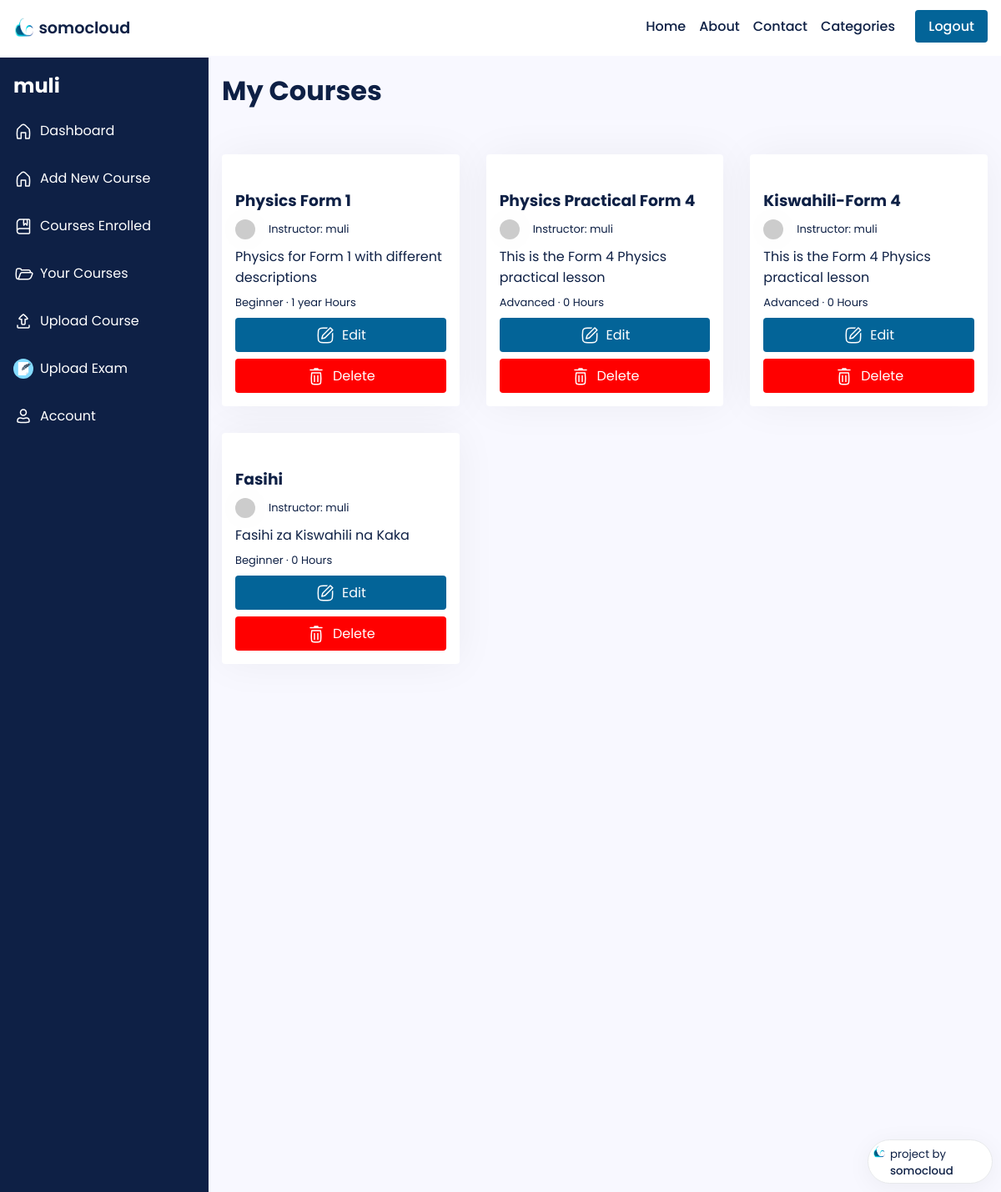
The app's page /dashboard/courses-uploaded/ (signed in) with its own data.
### main/models.py (models this page shows, shortened)
class Course(models.Model):
    LEVEL_CHOICES = [
        ('Beginner', 'Beginner'),
        ('Intermediate', 'Intermediate'),
        ('Advanced', 'Advanced')
    ]
    id = models.AutoField(primary_key=True)
    title = models.CharField(max_length=255)
    slug = models.SlugField(unique=True)
    description = models.TextField()
    course_document = models.FileField(upload_to='course_documents/', blank=True, null=True)
    thumbnail = CloudinaryField('thumbnail', blank=True, null=True)
    featured_video = CloudinaryField('featured_video', blank=True, null=True)
    instructor = models.ForeignKey(User, on_delete=models.CASCADE, related_name='courses', default=None)
    created_at = models.DateTimeField(auto_now_add=True)
    updated_at = models.DateTimeField(auto_now=True)
    level = models.CharField(max_length=20, choices=LEVEL_CHOICES, default='Beginner')
    duration = models.CharField(max_length=10, default='0')
    category = models.CharField(max_length=255, default="uncategorized")
    price = models.DecimalField(max_digits=8, decimal_places=2, default=0.00)
    discount = models.DecimalField(max_digits=5, decimal_places=2, default=0.00)
    requirements = models.TextField(help_text='Enter the requirements for the course, separated by a comma.',
                                    default='')
    content = models.TextField(help_text='Enter the course content, separated by a comma.', default='')
    lesson_title = models.CharField(max_length=255, default='Lesson')
    lesson_video = CloudinaryField('lesson_video', null=True)
    students = models.ManyToManyField(User, related_name='enrolled_courses', blank=True)

### main/views.py (the view)
# urls.py: path('dashboard/courses-uploaded/', views.courses_uploaded, name='courses-uploaded'),
def courses_uploaded(request):
    courses = Course.objects.filter(instructor=request.user)
    return render(request, 'dashboard/courses-uploaded.html', {'courses': courses})

### templates/dashboard/courses-uploaded.html (shortened to what this page needs)
{% extends 'dashboard-base.html' %}
{% load static %}
{% load account %}
{% block content %}
<h1>My Courses</h1>
<div style='margin-bottom: -1rem;' class="courses">
    {% for course in courses %}
    <div class="course">
        <div class="course-thumbnail">
        </div>
        <div class="course-details">
            <a href="{% url 'course_details' instructor=course.instructor slug=course.slug %}"><h3>{{ course.title|slice:":80" }}</h3></a>
            <p style="display: inline-flex; column-gap: 1rem; justify-content: center; align-items: center;" class="instructor">
                <img class="instructor-img" src="https://api.dicebear.com/5.x/shapes/svg?seed={{ course.instructor }}">
                Instructor: {{ course.instructor }}
            </p>
            <p class="course-desc">{{ course.description|slice:":100" }}</p>
            <p class="course-lvl-time">
                {{ course.level }} &middot; {{ course.duration }} Hours
            </p>
            <a style='display: flex; column-gap: .5rem; justify-content: center; align-items: center;' href="/dashboard/{{course.slug}}/course-edit" class="btn enroll-btn">
                Edit
            </a>
            <a style='display: flex; column-gap: .5rem; justify-content: center; align-items: center; margin-top: .5rem; background-color: red' href="/dashboard/{{course.slug}}/delete" class="btn enroll-btn">
                Delete
            </a>
        </div>
    </div>
    {% endfor %}
</div>
{% endblock content %}

### templates/dashboard-base.html (shortened to what this page needs)
{% load static %}
<!DOCTYPE html>
<html lang="en">
<head>
    <link rel="stylesheet" href="{% static 'css/style.css' %}">
</head>
<body>
    <header>
        <nav style='margin-left: 1rem; margin-right: 1rem' class=''>
            <span>
                <a href='/'>
                    <div style='display: flex; justify-content: baseline; column-gap: .3rem'>
                    <img src='{% static 'img/logo.png' %}'>
                    <span>somocloud</span>
                    </div>
                </a>
            </span>
            <ul style=''>
                <li><a href = '/'>Home</a></li>
                <li><a href = '/about'>About</a></li>
                <li><a href = '/contact'>Contact</a></li>
                <li>
                    <a style="display: flex;" class="desktop-categories-btn" href="javascript:void(0);">
                        Categories
                    </a>
                </li>
                <li>
                    {% if user.is_authenticated %}
                    <a class='btn' href='/accounts/logout/'>Logout</a>
                    {% else %}
                    <a class='btn' href='/accounts/login/'>Login</a>&nbsp
                    {% endif %}
                </li>
            </ul>
        </nav>
    </header>
    <main>
        <div class="profile-container">
          <div class="sidebar">
            <h2>{{user}}</h2>
            <ul>
              <a href="/dashboard/home">
                <li style='display: flex; column-gap: .5rem; align-items: center;'>
                    Dashboard
                </li>
              </a>
                <a href="/courses/create/">
                <li style='display: flex; column-gap: .5rem; align-items: center;'>
                    Add New Course
                </li>
              </a>
              <a href="/dashboard/courses-enrolled">
                <li style='display: flex; column-gap: .5rem; align-items: center;'>
                    Courses Enrolled
                </li>
              </a>
              <a href="/dashboard/courses-uploaded">
                <li style='display: flex; column-gap: .5rem; align-items: center;'>
                    Your Courses
                </li></a>
              <a href="/dashboard/upload">
                <li style='display: flex; column-gap: .5rem; align-items: center;'>
                Upload Course
                </li></a>
                <a href="/dashboard/upload-exam">
                <li style='display: flex; column-gap: .5rem; align-items: center;'>
                <img style='height: 1.5rem; width: 1.5rem;' src='{% static 'img/exam.svg' %}'>
                Upload Exam
                </li></a>
              <a href="/dashboard/profile">
                <li style='display: flex; column-gap: .5rem; align-items: center;'>
                    Account
                </li></a>
            </ul>
          </div>
          <div class="profile-main">
            {% block content %}{% endblock content %}
          </div>
        </div>
      </main>
    <a href='/' target='_blank'><div class='ashish-credits'>
        <img class="icons" style='height: 1rem; width: 1rem; cursor: pointer;' src='{% static 'img/logo.png' %}' alt="">
        <span style="margin-top: .1rem;" class='text'>project by <span class='name' style='font-weight: 500;'>somocloud</span>
        </span>
    </div></a>
</body>
</html>

### static/css/style.css (style rules this page uses)
* { font-family: 'Poppins'; margin: 0; padding: 0; box-sizing: border-box; scroll-behavior: smooth; scroll-padding-top: 2rem; }
body { color: #0e2045; background: #fff; display: flex; flex-direction: column; min-height: 100vh; }
main { flex: 1; }
img { width: 100%; }
a { text-decoration: none; color: #0e2045; }
.btn { background-color: #036498; border-radius: 4px; padding: .5rem 1rem; border: none; color: #fff; transition: transform .2s ease-in-out; }
header { border-bottom: 2px solid #f8f8ff; }
nav { display: flex; justify-content: space-between; padding: 1.2rem 0; font-weight: 500; }
nav span { font-size: 1.2rem; font-weight: 600; }
nav span img { height: 1.6rem; width: 1.6rem; }
nav ul { display: flex; column-gap: 1rem; justify-content: baseline; }
nav li { list-style: none; }
.ashish-credits { background-color: #fff; border: 1px solid #e7e9eb; font-size: smaller; padding: .3rem .3rem; width: 150px; display: flex; column-gap: .3rem; justify-content: center; border-radius: 40px; box-shadow: 0 5px 30px 0 rgba(0,0,0,.05); z-index: 9999; position: fixed; bottom: .6rem; right: .6rem; }
.courses { display: grid; grid-template-columns: repeat(auto-fit, minmax(calc(33.33% - 2rem), 1fr)); grid-gap: 2rem; padding: 2rem 0; }
.course { background-color: #fff; color: #0e2045; box-shadow: 0 0 50px rgba(0, 0, 0, 0.05); border-radius: 4px; position: relative; }
.course img { max-width: 100%; padding: 0; border-top-right-radius: 4px; border-top-left-radius: 4px; }
.course-details { padding: 1rem; }
.course-details .instructor-img { height: 1.5rem; width: 1.5rem; border-radius: 50%; box-shadow: 0 0 50px rgba(0, 0, 0, 0.05); }
.course-details .instructor, .course-details .course-lvl-time { margin: .5rem 0; font-size: small; }
.course-details .enroll-btn { display: block; width: 100%; text-align: center; }
.profile-container { display: flex; background-color: #f8f8ff; }
.sidebar { background-color: #0e2045; color: #fff; height: 170vh; min-width: 250px; box-sizing: border-box; top: 0; left: 0; z-index: 1; }
.sidebar h2 { padding: 1rem; margin: 0; font-size: 1.5rem; font-weight: bold; }
.sidebar ul { margin: 0; padding: 0; list-style: none; }
.sidebar li { margin-bottom: 1rem; padding-left: 1rem; padding-top: .5rem; padding-bottom: .5rem; color: #fff; }
.profile-main { flex: 1; padding: 1rem; box-sizing: border-box; min-height: 100vh; }
.profile-main h1 { margin: 0; font-size: 2rem; font-weight: bold; margin-bottom: 20px; }

### records on screen
Course: title "Physics Form 1", instructor "muli", description "Physics for Form 1 with different descriptions", level "Beginner", duration "1 year"
Course: title "Physics Practical Form 4", instructor "muli", description "This is the Form 4 Physics practical lesson", level "Advanced", duration "0"
Course: title "Kiswahili-Form 4", instructor "muli", description "This is the Form 4 Physics practical lesson", level "Advanced", duration "0"
Course: title "Fasihi", instructor "muli", description "Fasihi za Kiswahili na Kaka", level "Beginner", duration "0"

### other values on screen
{{ user }} "muli"
